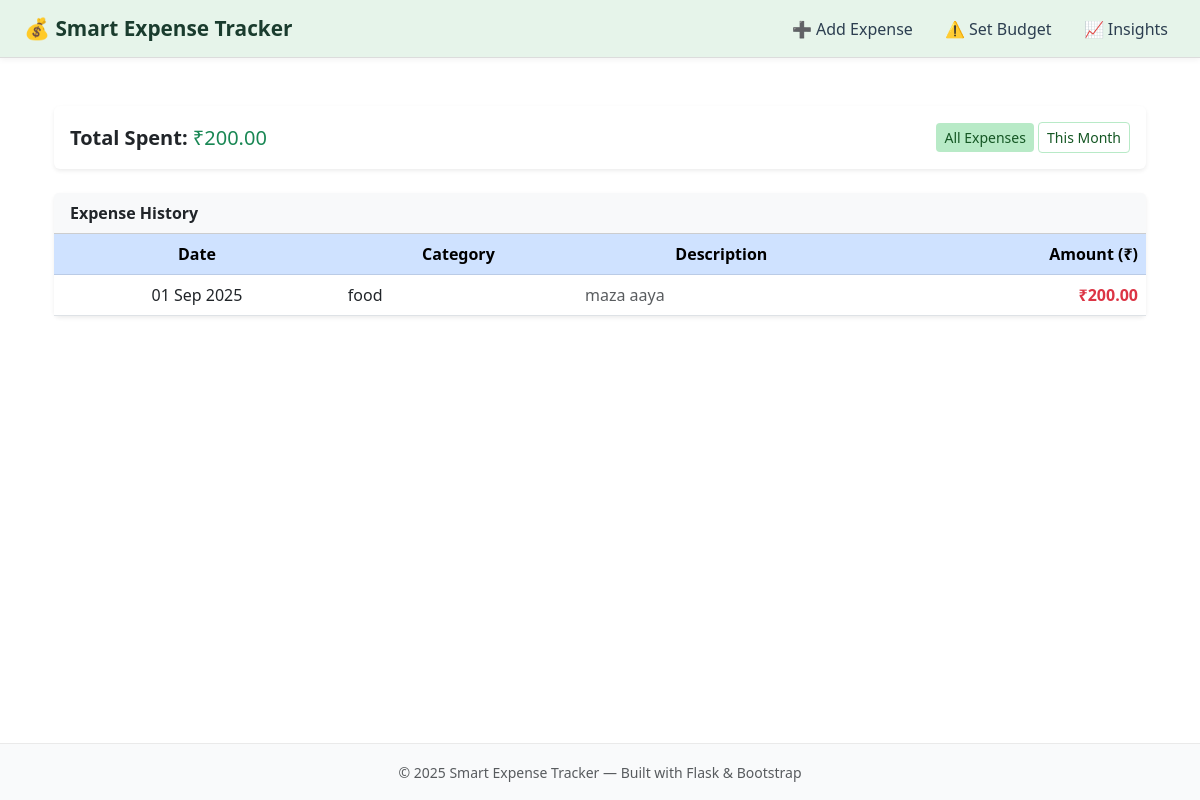
Page /home (signed in) on the committed database.
### model.py (models this page shows, shortened)
class Expense(db.Model):
    __tablename__ = "expenses"
    id = db.Column(db.Integer, primary_key=True)
    user_id = db.Column(db.Integer, db.ForeignKey("users.id"), nullable=False)
    category = db.Column(db.String(50), nullable=False)
    amount = db.Column(db.Float, nullable=False)
    description = db.Column(db.String(200), nullable=True)
    date = db.Column(db.Date, nullable=False, default=date.today)

### app.py (the view)
@app.route('/home')
@login_required
def home():
    filter_option = request.args.get("filter", "all")  # default = all
    if filter_option == "month":
        today = date.today()
        first_day = date(today.year, today.month, 1)
        last_day = date(today.year, today.month, calendar.monthrange(today.year, today.month)[1])
        expenses = Expense.query.filter(
            Expense.user_id == current_user.id,
            Expense.date >= first_day,
            Expense.date <= last_day
        ).order_by(Expense.date.desc()).all()
    else:
        expenses = Expense.query.filter_by(user_id=current_user.id).order_by(Expense.date.desc()).all()
    total = sum(e.amount for e in expenses)
    return render_template(
        'home.html',
        expenses=expenses,
        total=total,
        filter_option=filter_option
    )

### app.py (called while the page is built)
@login_manager.user_loader
def load_user(user_id):
    return User.query.get(int(user_id))

### templates/home.html (shortened to what this page needs)
{% extends 'base.html' %}
{% block content %}
<div class="container my-4">
    <div class="card shadow-sm border-0 mb-4">
        <div class="card-body d-flex justify-content-between align-items-center">
            <div class="fs-5">
                <strong>Total Spent:</strong>
                <span class="text-success">₹{{ '%.2f'|format(total) }}</span>
            </div>
            <div>
                <a class="btn btn-sm {% if filter_option=='all' %}btn-soft-green{% else %}btn-outline-soft-green{% endif %}"
                   href="{{ url_for('index', filter='all') }}">
                   All Expenses
                </a>
                <a class="btn btn-sm {% if filter_option=='month' %}btn-soft-green{% else %}btn-outline-soft-green{% endif %}"
                   href="{{ url_for('index', filter='month') }}">
                   This Month
                </a>
            </div>
        </div>
    </div>
    <div class="card shadow-sm border-0">
        <div class="card-header bg-light fw-semibold">
            Expense History
        </div>
        <div class="table-responsive">
            <table class="table table-hover align-middle mb-0">
                <thead class="table-primary text-center">
                    <tr>
                        <th>Date</th>
                        <th>Category</th>
                        <th>Description</th>
                        <th class="text-end">Amount (₹)</th>
                    </tr>
                </thead>
                <tbody>
                    {% for e in expenses %}
                    <tr>
                        <td class="text-center">{{ e.date.strftime('%d %b %Y') }}</td>
                        <td>{{ e.category }}</td>
                        <td class="text-muted">{{ e.description or "-" }}</td>
                        <td class="text-end fw-semibold text-danger">₹{{ '%.2f'|format(e.amount) }}</td>
                    </tr>
                    {% endfor %}
                </tbody>
            </table>
        </div>
    </div>
</div>
{% endblock %}

### templates/base.html (shortened to what this page needs)
<!DOCTYPE html>
<html lang="en">
<head>
  <link href="https://cdn.jsdelivr.net/npm/bootstrap@5.3.0/dist/css/bootstrap.min.css" rel="stylesheet">
</head>
<body>
<nav class="navbar navbar-expand-lg">
  <div class="container-fluid px-4">
    <a class="navbar-brand" href="{{ url_for('home') }}">💰 Smart Expense Tracker</a>
    <div class="collapse navbar-collapse justify-content-end" id="navbarNav">
      <ul class="navbar-nav">
        <li class="nav-item"><a class="nav-link" href="{{ url_for('add_expense') }}">➕ Add Expense</a></li>
        <li class="nav-item"><a class="nav-link" href="{{ url_for('set_budget') }}">⚠️ Set Budget</a></li>
        <li class="nav-item"><a class="nav-link" href="{{ url_for('insights') }}">📈 Insights</a></li>
      </ul>
    </div>
  </div>
</nav>
<main class="{% block main_class %}container my-3{% endblock %}">
  {% block content %}{% endblock %}
</main>
<footer class="footer py-3">
  <div class="container text-center">
    <small class="text-muted">© 2025 Smart Expense Tracker — Built with Flask & Bootstrap</small>
  </div>
</footer>
</body>
</html>

### templates/base.html (style rules this page uses)
.navbar { background: #e6f4ea; border-bottom: 1px solid #dcdcdc; box-shadow: 0 2px 6px rgba(0,0,0,0.05); }
.navbar-brand { font-weight: 700; font-size: 1.3rem; color: #1a3c2e !important; }
.nav-link { color: #2c3e50 !important; font-weight: 500; margin-left: 1rem; transition: color 0.2s ease-in-out; }
body { display: flex; flex-direction: column; min-height: 100vh; }
main { flex: 1; }
footer { background: #f9fafb; border-top: 1px solid #eaeaea; }
.btn-soft-green { background-color: #b8eac7; color: #155724; border: none; }
.btn-outline-soft-green { border: 1px solid #b8eac7; color: #155724; }

### rows in the picture
Expense: date "01 Sep 2025", category "food", description "maza aaya", amount "200.00"

### other values in the picture
{{ '%.2f'|format(total) }} "200.00"
